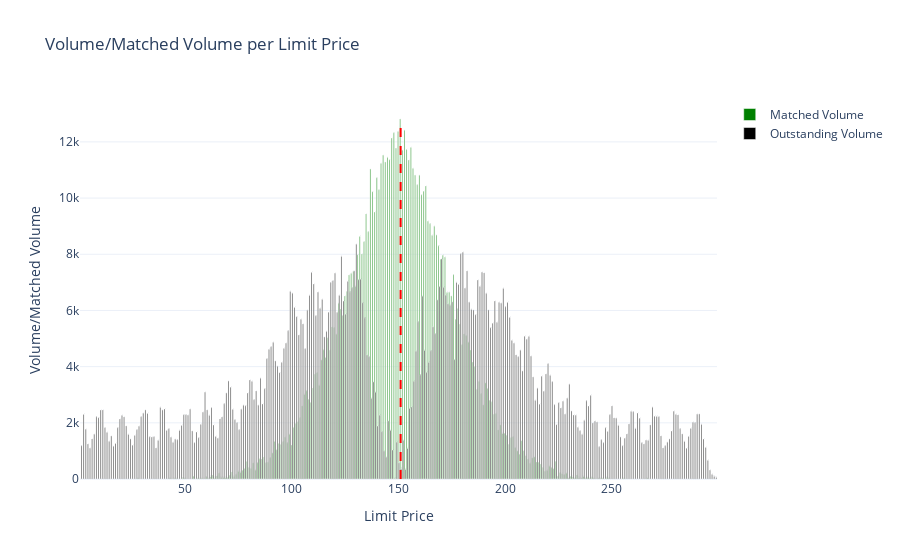

Source (notebook cell):
### Code cell
import plotly.graph_objects as go

fig = go.Figure(
    data=[
        go.Bar(
            x=list(matching_dict.keys()),  
            y=list(matching_dict.values()), 
            text=list(matching_dict.values()),
            textposition='auto',  
            marker_color='green',
            name='Matched Volume'
        ),
        go.Bar(
            x=list(limit_dict.keys()),  
            y=list(limit_dict.values()), 
            text=list(limit_dict.values()),
            textposition='auto',  
            marker_color='black',
            name='Outstanding Volume'
        )
    ]
)

fig.add_shape(
    type='line',
    xref='x',  
    yref='y', 
    x0=max_price,
    x1=max_price,
    y0=0,
    y1=max_value,
    line=dict(color='red', width=2, dash='dash')
)

fig.update_layout(
    title="Volume/Matched Volume per Limit Price",
    xaxis_title="Limit Price",
    yaxis_title="Volume/Matched Volume",
    template="plotly_white"
)

fig.show()

### Figure 1 — Plotly figure (JSON) as saved in the notebook; plotly's stock layout.template omitted (floating-point values rounded to 4 significant figures; data arrays with more than 128 entries replaced by an {"elided": "..."} marker saying what was removed)
{"data": [{"marker": {"color": "green"}, "name": "Matched Volume", "text": {"elided": "299 str values"}, "textposition": "auto", "type": "bar", "x": {"elided": "299 int values"}, "y": {"elided": "299 int values"}}, {"marker": {"color": "black"}, "name": "Outstanding Volume", "text": {"elided": "299 str values"}, "textposition": "auto", "type": "bar", "x": {"elided": "299 int values"}, "y": {"elided": "299 int values"}}], "layout": {"shapes": [{"line": {"color": "red", "dash": "dash", "width": 2}, "type": "line", "x0": 151, "x1": 151, "xref": "x", "y0": 0, "y1": 12815, "yref": "y"}], "title": {"text": "Volume/Matched Volume per Limit Price"}, "xaxis": {"title": {"text": "Limit Price"}}, "yaxis": {"title": {"text": "Volume/Matched Volume"}}}}
